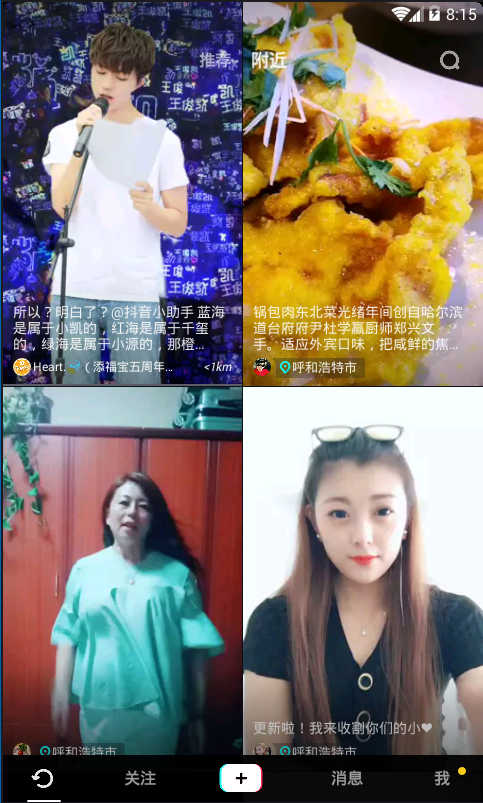
#> input picture Recognition/douyin1.png, 483 x 803 px
$ python hough_lines.py
#> lines starting #> are read from the running program, lines starting #| are printed output that depends on the picture; after the words box and inside, x2 and y2 are one past the last pixel; in counts of white or black regions, pixels touching at a corner belong together
import cv2
import numpy as np

img = cv2.imread('douyin1.png')
#> img is the input picture: shape (803, 483, 3); mean B, G, R 114.6, 120.7, 129.3
gray = cv2.cvtColor(img, cv2.COLOR_BGR2GRAY)
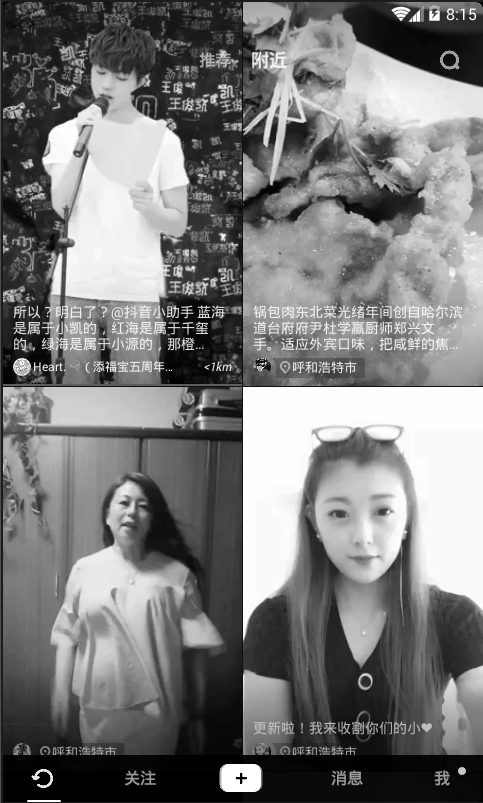
#> gray: shape (803, 483); min 0, max 255, mean 122.6
edges = cv2.Canny(gray, 200, 220)
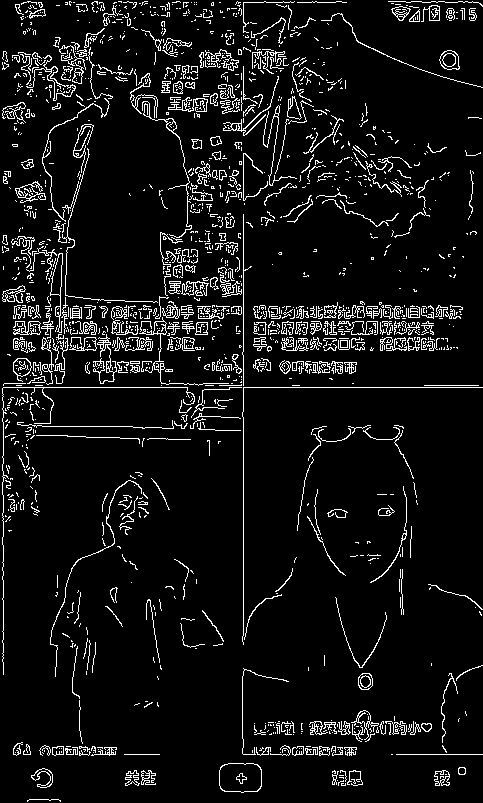
#> edges: shape (803, 483); 7.3% white in thin lines or dots
minLineLength = 10000
maxLineGap = 100
lines = cv2.HoughLinesP(edges, 1, np.pi / 180, 20, minLineLength, maxLineGap)
#> lines = [[243, 635, 243, 417], [243, 387, 482, 387]]
for x1, y1, x2, y2 in lines[0]:
    cv2.line(img, (x1, y1), (x2, y2), (0, 255, 0), 2)
#> this loop made 1 pass
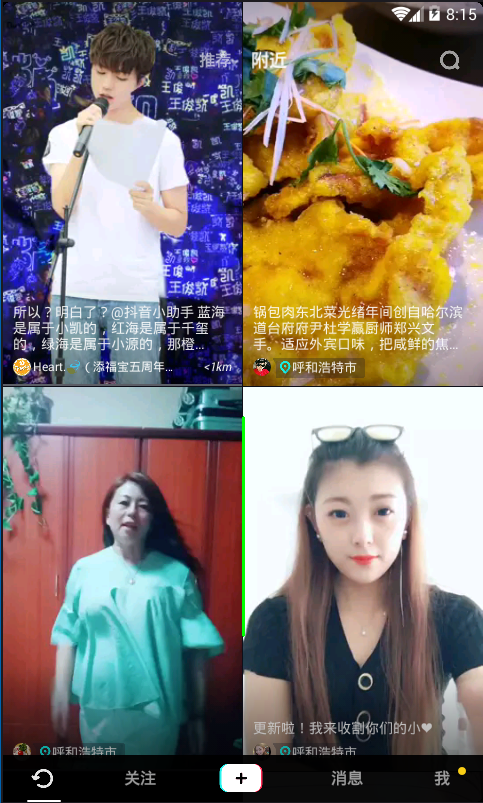
#> img: shape (803, 483, 3); 0.17% of pixels changed, all inside (x1, y1, x2, y2) = (242, 416, 245, 637)

cv2.imshow("edges", edges)
cv2.imshow("lines", img)
cv2.waitKey()
cv2.destroyAllWindows()

$ run again, with Recognition/dianping2.png copied over Recognition/douyin1.png
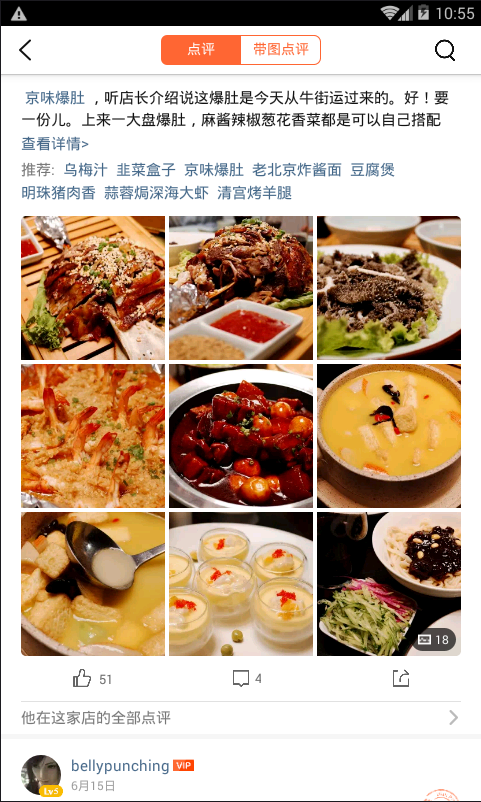
#> input picture Recognition/dianping2.png, 481 x 802 px
#> img is the input picture: shape (802, 481, 3); mean B, G, R 150.7, 171.4, 195.2
#> `edges = cv2.Canny(gray, 200, 220)`:
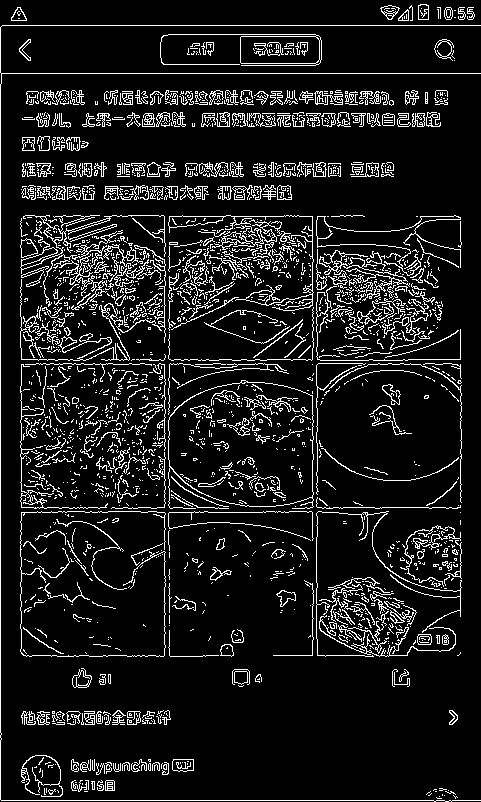
#> edges: shape (802, 481); 10.6% white in thin lines or dots
#> lines = [[2, 25, 480, 25], [0, 732, 0, 84], [1, 800, 433, 800], [1, 73, 480, 73], [186, 34, 315, 34]]
#> the loop `for x1, y1, x2, y2 in lines[0]:` made 1 pass
#> after the loop `for x1, y1, x2, y2 in lines[0]:`:
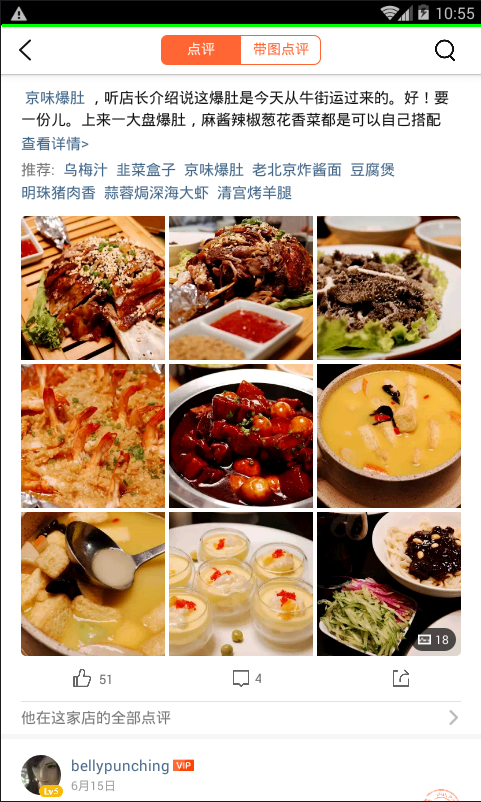
#> img: shape (802, 481, 3); 0.37% of pixels changed, all inside (x1, y1, x2, y2) = (1, 24, 481, 27)

$ run again, with Recognition/dianping3.png copied over Recognition/douyin1.png
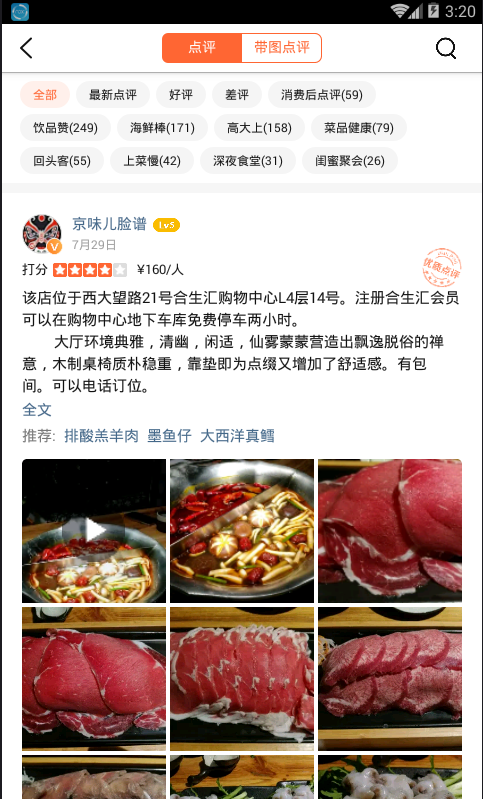
#> input picture Recognition/dianping3.png, 483 x 799 px
#> img is the input picture: shape (799, 483, 3); mean B, G, R 160.4, 167.5, 186
#> `edges = cv2.Canny(gray, 200, 220)`:
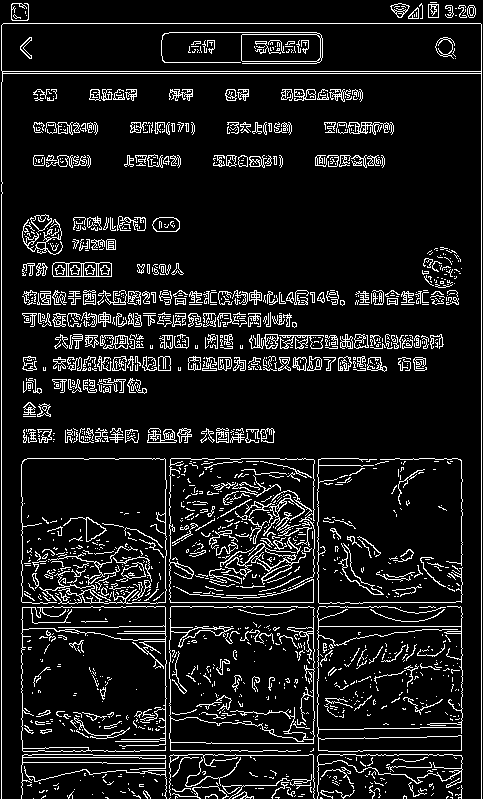
#> edges: shape (799, 483); 10.2% white in thin lines or dots
#> lines = [[481, 798, 481, 24], [1, 798, 1, 194], [3, 23, 480, 23], [2, 71, 480, 71], [2, 73, 480, 73], [170, 602, 313, 602], [318, 626, 460, 626], [23, 757, 138, 757], [169, 32, 316, 32]]
#> the loop `for x1, y1, x2, y2 in lines[0]:` made 1 pass
#> after the loop `for x1, y1, x2, y2 in lines[0]:`:
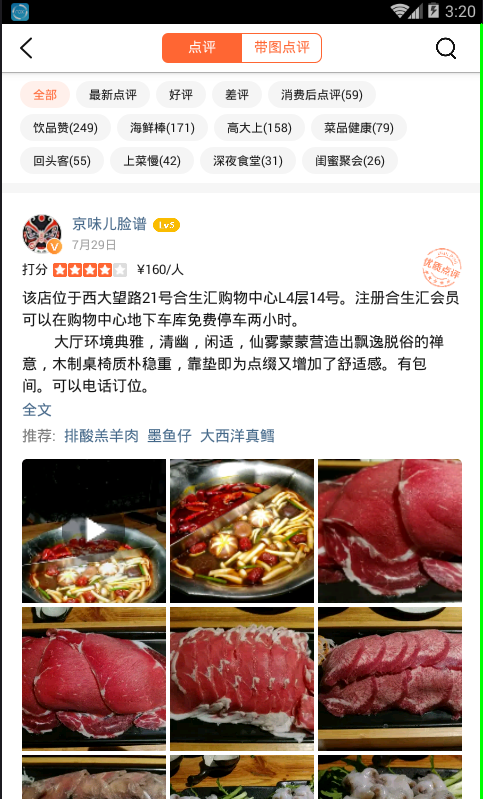
#> img: shape (799, 483, 3); 0.6% of pixels changed, all inside (x1, y1, x2, y2) = (480, 23, 483, 799)
